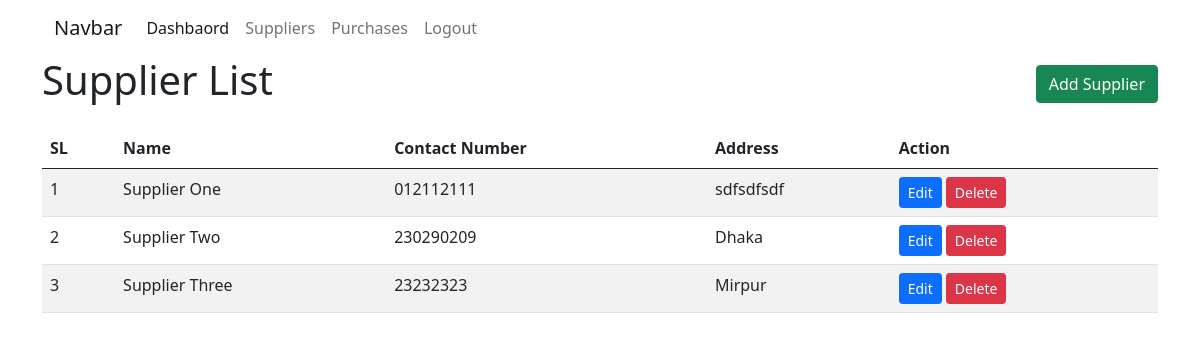
Page /suppliers/ (signed in) on the committed database.
### purchase/models.py (models this page shows, shortened)
class Supplier(models.Model):
    user = models.ForeignKey(User, on_delete=models.CASCADE)
    supplier_name = models.CharField(max_length=100)
    contact_number = models.CharField(max_length=20)
    address = models.TextField()

### purchase/views.py (the view)
# urls.py: path('suppliers/', views.supplier_list_view, name='supplier_list_view'),
@login_required
def supplier_list_view(request):
    suppliers = Supplier.objects.filter(user=request.user)
    context = {
        'suppliers': suppliers
    }
    return render(request, 'supplier_list.html', context)

### purchase/templates/supplier_list.html (shortened to what this page needs)
{% extends 'master/base.html' %}
{% block body %}
<div class="d-flex justify-content-between align-items-center mb-3">
    <h1>Supplier List</h1>
    <a href="{% url 'supplier_create_view' %}" class="btn btn-success">Add Supplier</a>
</div>
<table class="table table-striped">
    <thead>
        <tr>
            <th>SL</th>
            <th>Name</th>
            <th>Contact Number</th>
            <th>Address</th>
            <th>Action</th>
        </tr>
    </thead>
    <tbody>
        {% for supplier in suppliers %}
        <tr>
            <td>{{forloop.counter}}</td>
            <td>{{supplier.supplier_name}}</td>
            <td>{{supplier.contact_number}}</td>
            <td>{{supplier.address}}</td>
            <td>
                <a href="{% url 'supplier_update_view' supplier.pk %}" class="btn btn-sm btn-primary">Edit</a>
                <a href="{% url 'supplier_delete_view' supplier.pk %}" class="btn btn-sm btn-danger">Delete</a>
            </td>
        </tr>
        {% empty %}
        <tr>
            <td colspan="5" class="text-center">No supplier found.</td>
        </tr>
        {% endfor %}
    </tbody>
</table>
{% endblock body %}

### rows in the picture
Supplier: supplier_name "Supplier One", contact_number "012112111", address "sdfsdfsdf"
Supplier: supplier_name "Supplier Two", contact_number "230290209", address "Dhaka"
Supplier: supplier_name "Supplier Three", contact_number "23232323", address "Mirpur"
